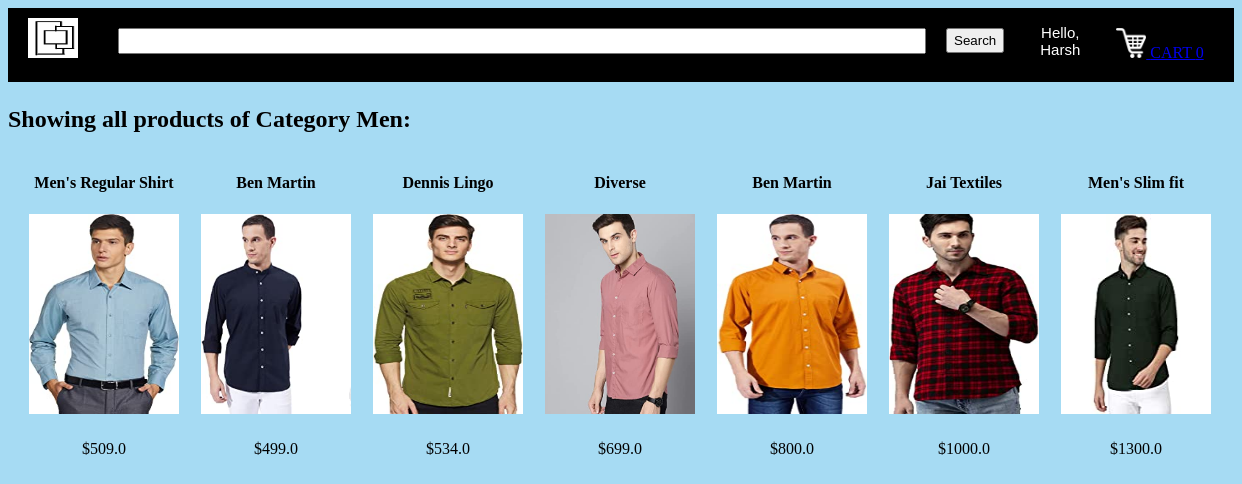
Page /displayCategory?categoryId=1 (signed in) on the committed database.
### tables this page shows
CREATE TABLE users 
		(userId INTEGER PRIMARY KEY, 
		password TEXT,
		email TEXT,
		firstName TEXT,
		lastName TEXT,
		address1 TEXT,
		address2 TEXT,
		zipcode TEXT,
		city TEXT,
		state TEXT,
		country TEXT, 
		phone TEXT
		);

CREATE TABLE categories
		(categoryId INTEGER PRIMARY KEY,
		name TEXT
		);

CREATE TABLE products
		(productId INTEGER PRIMARY KEY,
		name TEXT,
		price REAL,
		description TEXT,
		image TEXT,
		stock INTEGER,
		categoryId INTEGER,
		FOREIGN KEY(categoryId) REFERENCES categories(categoryId)
		);

### main.py (the view)
@app.route("/displayCategory")
def displayCategory():
        loggedIn, firstName, noOfItems = getLoginDetails()
        categoryId = request.args.get("categoryId")
        with sqlite3.connect('database.db') as conn:
            cur = conn.cursor()
            cur.execute("SELECT products.productId, products.name, products.price, products.image, categories.name FROM products, categories WHERE products.categoryId = categories.categoryId AND categories.categoryId = ?", (categoryId, ))
            data = cur.fetchall()
        conn.close()
        categoryName = data[0][4]
        data = parse(data)
        return render_template('displayCategory.html', data=data, loggedIn=loggedIn, firstName=firstName, noOfItems=noOfItems, categoryName=categoryName)

### main.py (called while the page is built)
def getLoginDetails():
    with sqlite3.connect('database.db') as conn:
        cur = conn.cursor()
        if 'email' not in session:
            loggedIn = False
            firstName = ''
            noOfItems = 0
        else:
            loggedIn = True
            cur.execute("SELECT userId, firstName FROM users WHERE email = ?", (session['email'], ))
            userId, firstName = cur.fetchone()
            cur.execute("SELECT count(productId) FROM kart WHERE userId = ?", (userId, ))
            noOfItems = cur.fetchone()[0]
    conn.close()
    return (loggedIn, firstName, noOfItems)

def parse(data):
    ans = []
    i = 0
    while i < len(data):
        curr = []
        for j in range(7):
            if i >= len(data):
                break
            curr.append(data[i])
            i += 1
        ans.append(curr)
    return ans

### templates/displayCategory.html (shortened to what this page needs)
<!DOCTYPE HTML>
<html>
<head>
<link rel="stylesheet" href={{ url_for('static', filename='css/home.css') }} />
<link rel="stylesheet" href={{ url_for('static', filename='css/topStyle.css') }} />
</head>
<body>
<div id="title">
	<a href="/">
		<img id="logo" src= {{ url_for('static', filename='images/logo.png') }} />
	</a>
	<form>
		<input id="searchBox" type="text" name="searchQuery">
		<input id="searchButton" type="submit" value="Search">
	</form>
	{% if not loggedIn %}
	<div id="signInButton">
		<a class="link" href="/loginForm">Sign In</a>
	</div>
	{% else %}
	<div class="dropdown">
		<button class="dropbtn">Hello, <br>{{firstName}}</button>
	</div>
	{% endif %}
	<div id="kart">
		<a class="link" href="/cart">
			<img src={{url_for('static', filename='images/shoppingCart.png')}} id="cartIcon" />
			CART {{noOfItems}}
		</a>
	</div>
</div>
<div>
	<h2>Showing all products of Category {{categoryName}}:</h2>
	{% for itemData in data %}
	<table>
		<tr id="productName">
			{% for row in itemData %}
			<td>
				{{row[1]}}
			</td>
			{% endfor %}
		</tr>
		<tr id="productImage">
			{% for row in itemData %}
			<td>
				<a href="/productDescription?productId={{row[0]}}">
					<img src={{ url_for('static', filename='uploads/' + row[3]) }} id="itemImage" />
				</a>
			</td>
			{% endfor %}
		</tr>
		<tr id="productPrice">
			{% for row in itemData %}
			<td>
				${{row[2]}}
			</td>
			{% endfor %}
		</tr>
	</table>
	{% endfor %}
</div>
</body>
</html>

### static/css/home.css (style rules this page uses)
#itemImage { height: 200px; width: 150px; }
body { background-image: url(); }
table { border-spacing: 20px; }
#productName { text-align: center; font-weight: bold; }
#productPrice { text-align: center; }
body { background-color: rgb(166, 219, 243); background-position: center; background-repeat: no-repeat; background-size: cover; }

### static/css/topStyle.css (style rules this page uses)
#logo { height: 40px; width: 50px; margin-left: 20px; margin-top: 10px; margin-bottom: 10px; margin-right: 20px; float: left; }
#title { background-color: black; display: inline-block; width: 100%; }
#searchBox { height: 20px; width: 800px; margin-left: 20px; margin-top: 20px; margin-bottom: 20px; margin-right: 20px; float: left; font-size: 1.5em; }
#searchButton { height: 25px; margin-top: 20px; margin-bottom: 20px; margin-right: 20px; float: left; }
.dropbtn { background-color: black; color: white; padding: 16px; font-size: 15px; border: none; cursor: pointer; }
.dropdown { position: relative; float: left; }
#kart { color: white; margin-top: 20px; margin-bottom: 20px; margin-left: 20px; margin-right: 20px; float: left; }
#cartIcon { height: 30px; width: 30px; }

### rows in the picture
users: firstName "Harsh"
categories: name "Men"
products: name "Men's Regular Shirt", image (picture), price "509.0"
products: name "Ben Martin", image (picture), price "499.0"
products: name "Dennis Lingo", image (picture), price "534.0"
products: name "Diverse", image (picture), price "699.0"
products: name "Ben Martin", image (picture), price "800.0"
products: name "Jai Textiles", image (picture), price "1000.0"
products: name "Men's Slim fit", image (picture), price "1300.0"

### other values in the picture
{{ noOfItems }} "0"
